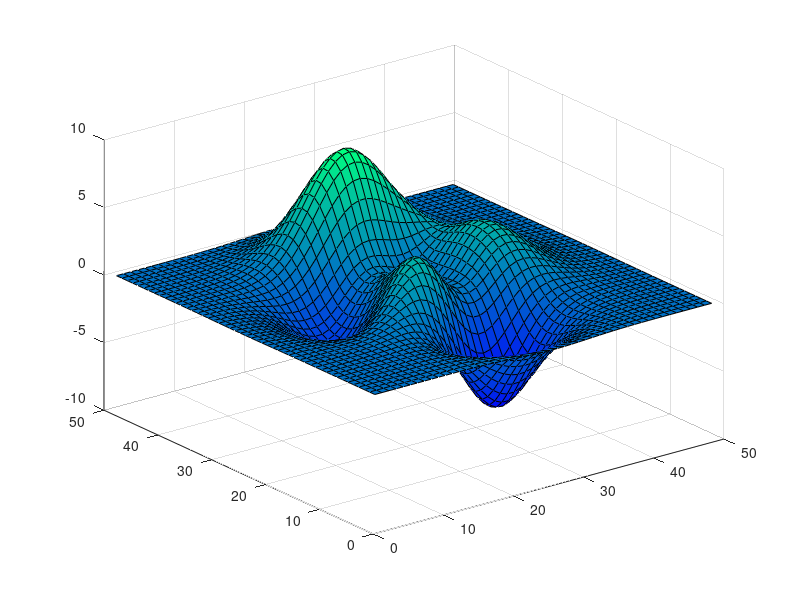

MATLAB code for this plot: (Note: this script raises an error after producing the figure.)
%=============================================================================
% Copyright (c) 2016-present Allan CORNET (Nelson)
%=============================================================================
% This file is part of the Nelson.
%=============================================================================
% LICENCE_BLOCK_BEGIN
% SPDX-License-Identifier: LGPL-3.0-or-later
% LICENCE_BLOCK_END
%=============================================================================
% <--ADV-CLI MODE-->
%=============================================================================
f = figure();
surf(peaks);
colormap('winter');
r = f.Colormap;
assert_isapprox(r(1:2, :), [0         0    1.0000;         0    0.0039    0.9980], 1e-4); 
%=============================================================================
